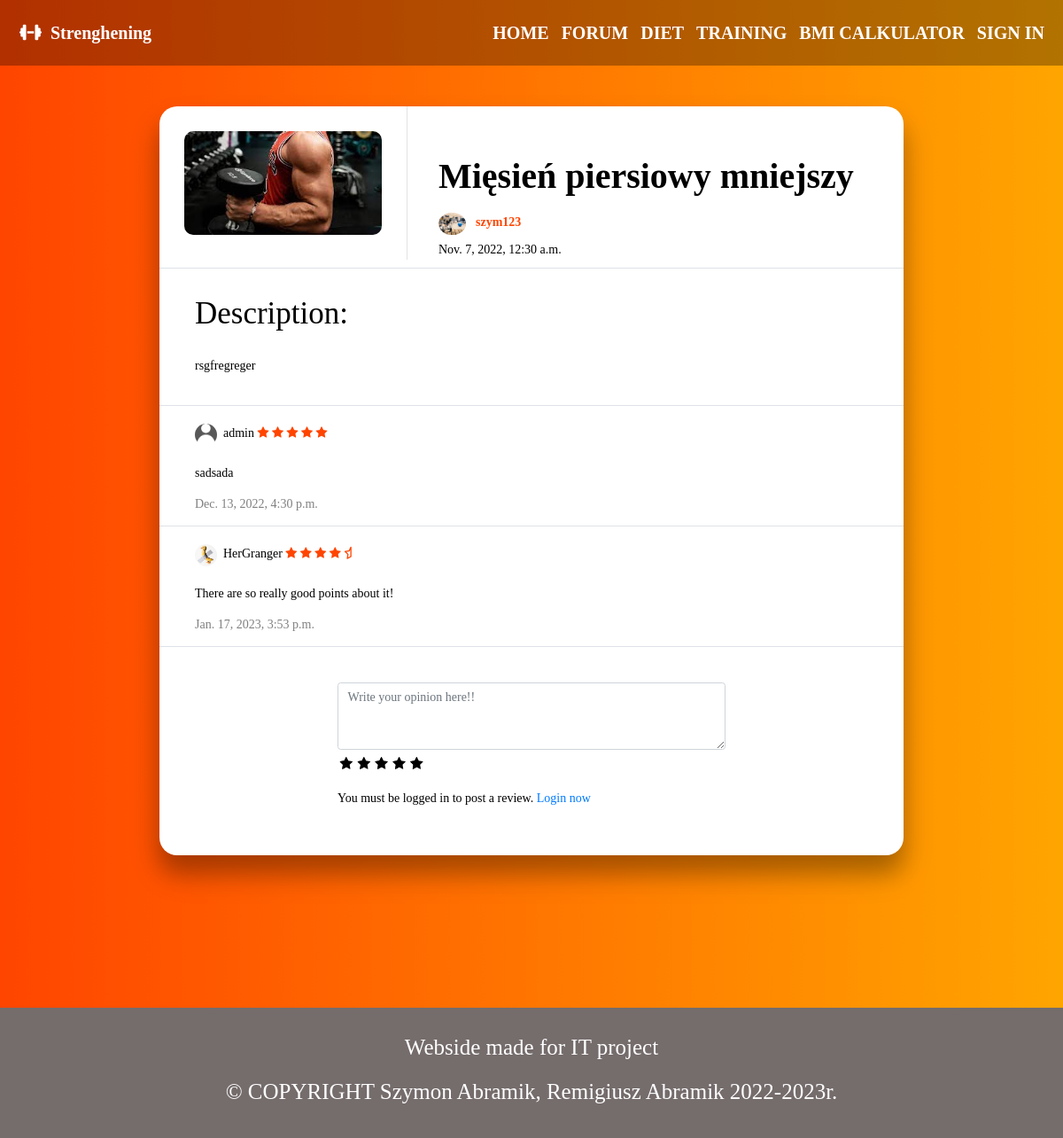
Screenshot of /training/17/ with the database file from the repository.
### training/models.py (models this page shows, shortened)
class Training(models.Model):
    name = models.CharField(max_length=30)
    context = models.TextField(max_length=1000)
    image = models.ImageField(default="training_pics/default.png", upload_to='diet_pics')
    author = models.ForeignKey(settings.AUTH_USER_MODEL, null=True, on_delete=models.CASCADE)
    date = models.DateTimeField(auto_now=True)
    number = models.IntegerField(null=True)

class TrainingReview(models.Model):
    context = models.TextField(max_length=1000)
    author = models.ForeignKey(Profile, on_delete=models.CASCADE, null=True)
    date = models.DateTimeField(auto_now=True)
    object = models.ForeignKey(Training, on_delete=models.CASCADE)
    rating = models.FloatField(default=0)

### login/models.py (models this page shows, shortened)
class Profile(models.Model):
    user = models.OneToOneField(User, null=True, on_delete=models.CASCADE)
    image = models.ImageField(default="profile_pics/default.png", upload_to='profile_pics')
    description = models.TextField(max_length=1000, default="You didn't change your description yet!")
    slug = models.SlugField(unique=True, blank=True, null=True)
    def get_absolute_url(self):
        return reverse("login:profile", args=[self.slug])

### training/views.py (the view)
# urls.py: path('<int:training_id>/', views.detailView, name='detail'),
def detailView(request, training_id):
    reviews = TrainingReview.objects.filter(object__id=training_id)
    training = Training.objects.get(id=training_id)
    context = {
        'reviews': reviews,
        'training': training,
    }
    return render(request, 'training/detail.html', context)

### training/templates/training/detail.html (shortened to what this page needs)
{% extends 'home/base.html' %}
{% block head %}
    {% load static %}
    <link href="{% static 'training/style_detail.css' %}" rel="stylesheet" >
{% endblock %}
{% block body %}
<div class="padding-top"></div>
<div class="container-fluid">
    <div class="col">
        <div class="row border-bottom">
            <div class="col-4 training-image">
                <div class="row justify-content-center border-right"><img class="picture" src="{{ training.image.url }}"></div>
            </div>
            <div class="col-8 training-info">
                <div class="row">
                    <h3>{{ training.name }}</h3>
                </div>
                <div class="row">
                    <img
                        src="{{ training.author.profile.image.url }}"
                        class="rounded-circle"
                        height="25"
                        alt="Black and White Portrait of a Man"
                        loading="lazy"
                        /> &nbsp; &nbsp;<a href="{{training.author.profile.get_absolute_url}}">{{ training.author.username }}</a>
                </div>
                <div class="row">
                    <p>{{training.date}}</p>
                </div>
            </div>
        </div>
        <div class="row training-context border-bottom">
            <div class="col">
                <div class="row">
                    <h1>Description:</h1>
                </div>
                <div class="row">
                    <p>{{training.context}}</p>
                </div>
            </div>
        </div>
        {% if not reviews %}
            <div class="row justify-content-center" style="padding:20px;padding-bottom:0;"><h3> No reviews yet. You can add yours first now!!</h3></div>
        {% else %}
            {% for review in reviews %}
            <div class="row reviews border-bottom">
                <div class="col">
                    <div class="row contex-image">
                        <img
                            src="{{ review.author.image.url }}"
                            class="rounded-circle"
                            height="25"
                            alt="Black and White Portrait of a Man"
                            loading="lazy"
                        /> &nbsp;&nbsp;<p>{{ review.author.user.username }}</p>  &nbsp; <span>
                            <i class="fa fa-star{% if review.rating == 0.5 %}-half-o{% elif review.rating < 1 %}-o {% endif %}" aria-hidden="true"></i>
                            <i class="fa fa-star{% if review.rating == 1.5 %}-half-o{% elif review.rating < 2 %}-o {% endif %}" aria-hidden="true"></i>
                            <i class="fa fa-star{% if review.rating == 2.5 %}-half-o{% elif review.rating < 3 %}-o {% endif %}" aria-hidden="true"></i>
                            <i class="fa fa-star{% if review.rating == 3.5 %}-half-o{% elif review.rating < 4 %}-o {% endif %}" aria-hidden="true"></i>
                            <i class="fa fa-star{% if review.rating == 4.5 %}-half-o{% elif review.rating < 5 %}-o {% endif %}" aria-hidden="true"></i>
                        </span>
                    </div>
                    <div class="row contex">
                        <p>{{review.context}}</p>
                    </div>
                    <div class="row contex-stats">
                        <p>{{review.date}}</p>
                    </div>
                </div>
            </div>
            {% endfor %}
        {% endif %}
        <div class="row justify-content-center" style="padding-top:40px;padding-bottom:40px;">
            <form action="{% url 'training:submit_review' training.id %}" method="POST">
                <textarea name="context" cols="50" class="form-control review" rows="3" maxlength="1000" required="" id="id_context" required placeholder="Write your opinion here!!"></textarea>
                <div class="rate">
                    <input type="radio" name="rating" id="rating10" value="5" required /><label for="rating10" title="5"></label>
                    <input type="radio" name="rating" id="rating8" value="4" required /><label for="rating8" title="4"></label>
                    <input type="radio" name="rating" id="rating6" value="3"  /><label for="rating6" title="3"></label>
                    <input type="radio" name="rating" id="rating4" value="2" required /><label for="rating4" title="2"></label>
                    <input type="radio" name="rating" id="rating2" value="1" required /><label for="rating2" title="1"></label>
                </div>
                {% if user.is_authenticated %}
                    <input type="submit" value="Submit Review" class="comment-like float-right">
                {% else %}
                    <p>You must be logged in to post a review. <span><a href="{% url 'login:login' %}">Login now</a></span></p>
                {% endif %}
            </form>
        </div>
    </div>
</div>
<div class="padding-bottom"></div>
{% endblock %}

### home/static/home/style.css (style rules this page uses)
* { box-sizing: border-box; }
html, body { margin: 0; padding: 0; font-size: 14px; font-family: Verdana; background-color: white; color: black; width: 100%; }

### training/static/training/style_detail.css (style rules this page uses)
body { background: linear-gradient(90deg, rgba(255,69,0,1) 0%, rgba(255, 165, 0,1) 100%) !important; }
.padding-bottom { height: 14vh; }
.container-fluid { margin-top: 5vh !important; border-radius: 20px; background-color: white; box-shadow: 0 20px 24px 0 rgba(0, 0, 0, 0.2), 0 21px 35px 0 rgba(0, 0, 0, 0.19); width: 70%; height: auto; min-height: 80vh; display: grid; padding: 0; }
.training-image img { margin-top: 10%; margin-bottom: 10%; margin-left: auto; margin-right: auto; border-radius: 10px; width: 80%; }
.training-info { padding-top: 55px; padding-left: 50px; }
.training-info h3 { font-size: 40px; font-weight: 600; padding-bottom: 10px; }
.training-info a { margin-bottom: 10px; color: orangered; font-weight: 550; }
.training-info p { margin-bottom: 10px; }
.padding-top { height: 10vh; }
.rate { display: inline-block;; border: 0; }
.rate > label { float: right; }
.rate > label:before { display: inline-block; font-size: 1.1rem; font-family: FontAwesome; content: "\f005"; margin:0; padding:0.3rem .2rem; cursor: pointer; }
.fa { color: orangered; }
.training-context h1 { padding-top: 30px; padding-left: 40px; }
.training-context p { padding: 20px; padding-left: 40px; padding-right: 40px; }
.contex { padding-left: 40px; padding-top: 10px; }
.contex-image { padding-left: 40px; padding-top: 20px; }
.contex-stats { padding-left: 40px; color: grey; }

### rows the page displays
Training: image (picture), name "Mięsień piersiowy mniejszy", author.profile.image (picture), author.username "szym123", date "Nov. 7, 2022, 12:30 a.m.", context "rsgfregreger"
TrainingReview: author.image (placeholder picture), author.user.username "admin", rating 5 (drawn), context "sadsada", date "Dec. 13, 2022, 4:30 p.m."
TrainingReview: author.image (picture), author.user.username "HerGranger", rating 4.5 (drawn), context "There are so really good points about it!", date "Jan. 17, 2023, 3:53 p.m."
